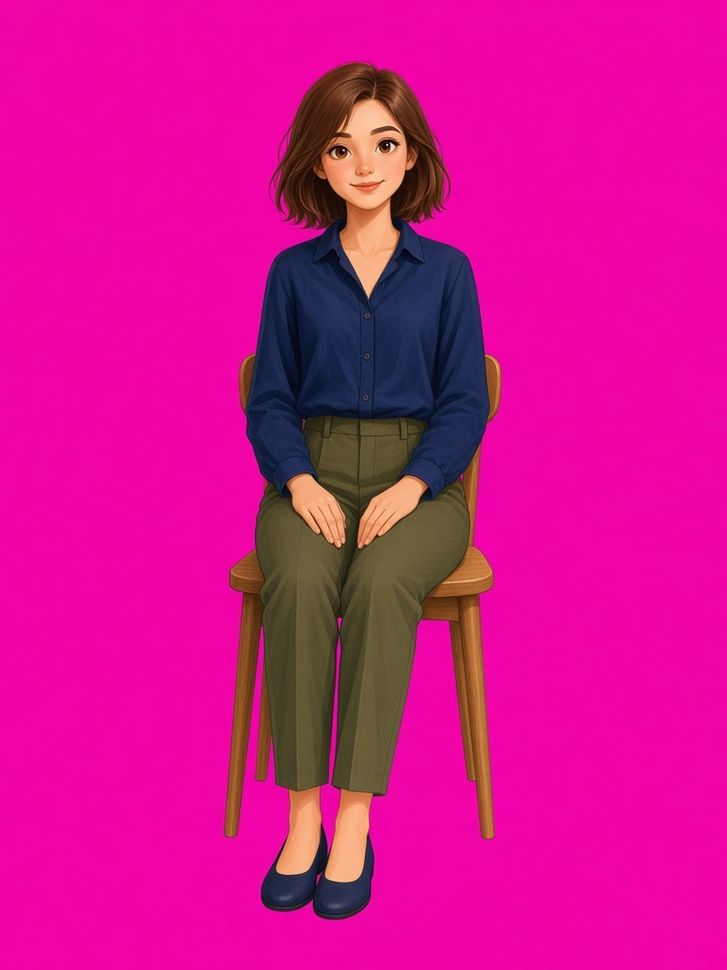
#> input picture src/Packs/Content/KitPlatform.Packs.Content.Application/VisualIntelligence/Masters/lan-sit.jpg, 727 x 970 px, shrunk from 864 x 1152 before the run
$ python moc68.py ../../../src/Packs/Content/KitPlatform.Packs.Content.Application/VisualIntelligence/Masters/lan-sit.jpg
#> lines starting #> are read from the running program, lines starting #| are printed output that depends on the picture
import cv2, numpy as np, json, sys, os
def lbf(path):
    img=cv2.imread(path); g=cv2.cvtColor(img,cv2.COLOR_BGR2GRAY)
#> in lbf, img is the input picture: shape (970, 727, 3); mean B, G, R 143.2, 18.2, 207.3
#> after `g = cv2.cvtColor(img, cv2.COLOR_BGR2GRAY)`:
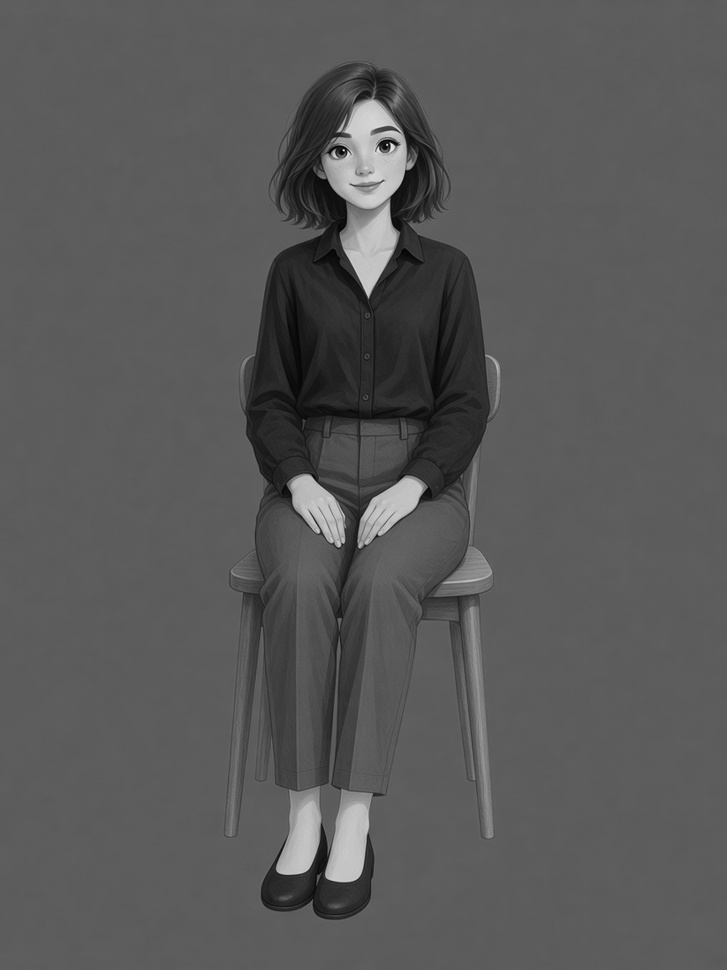
#> g: shape (970, 727); min 3, max 233, mean 88.9
#> (the run stopped early here; a loop or call above may not have finished)
